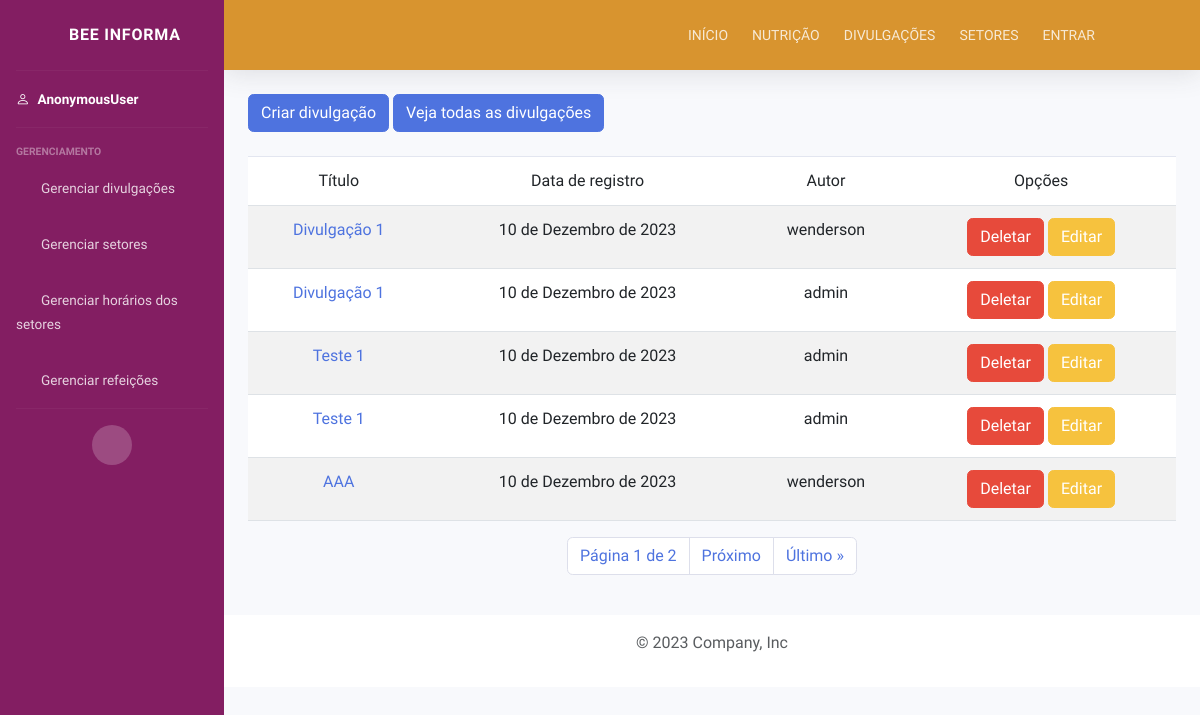
Screenshot of /listar/divulgacoes/admin with the database file from the repository.
### servicos/models.py (models this page shows, shortened)
class Divulgacao(models.Model):
    titulo = models.CharField(verbose_name="Título", max_length=50)
    conteudo = RichTextField(verbose_name="Conteúdo", config_name='awesome_ckeditor')
    autor = models.ForeignKey(settings.AUTH_USER_MODEL, verbose_name="Usuário", on_delete=models.SET_NULL, null=True)
    data_registro = models.DateField(verbose_name='Data de Registro', auto_now=True)
    tipo = models.ForeignKey(TipoDivulgacao, related_name="divulgacao_do_tipo", on_delete=models.PROTECT)
    class Meta:
        verbose_name = "Divulgação"
        verbose_name_plural = "Divulgações"

### usuarios/models.py (models this page shows)
class Usuario(AbstractUser):
    pass
    def __str__(self):
        return self.username

### servicos/views.py (the view)
# urls.py: path("listar/divulgacoes/admin", views.admin_divulgacao_list, name="admin-divulgacao-list"),
def admin_divulgacao_list(request):
    divulgacoes = Divulgacao.objects.all().order_by('data_registro')
    paginacao = Paginator(divulgacoes, 5)
    page_number = request.GET.get("page")
    page_obj = paginacao.get_page(page_number)
    context = {'page_obj': page_obj}
    return render(request, "divulgacoes/divulgacao_list.html", context)

### servicos/templates/divulgacoes/divulgacao_list.html (shortened to what this page needs)
{% extends "tela_admin.html" %}
{% load static %}
{% block 'conteudo' %}
    <div class="container">
        <a class="btn btn-primary"  href="{% url 'divulgacao-create' %}">Criar divulgação</a>
        <a href="{% url 'divulgacao-list' %}" class="btn btn-primary">Veja todas as divulgações</a>
        <table class="table table-striped mt-4">
            <thead>
                <tr>
                    <td>Título</td>
                    <td>Data de registro</td>
                    <td>Autor</td>
                    <td>Opções</td>
                </tr>
            </thead>
            <tbody>
                {% for divulg in page_obj %}
                    <tr>
                        <td> <a href="{% url 'divulgacao-detail' divulg.id %}">{{ divulg.titulo }}</a> </td>
                        <td> {{ divulg.data_registro }} </td>
                        <td> {{ divulg.autor }} </td>
                        <td>
                            <a class="btn btn-danger" href="{% url 'divulgacao-delete' divulg.id %}">Deletar</a>
                            <a class="btn btn-warning" href="{% url 'divulgacao-update' divulg.id %}">Editar</a>
                        </td>
                    </tr>
                {% endfor %}
            </tbody>
        </table>
        <div class="pagination justify-content-center">
            <nav aria-label="Page navigation example">
                <ul class="pagination justify-content-end">
                    <li class="page-item">
                        <span class="page-link">
                            Página {{ page_obj.number }} de {{ page_obj.paginator.num_pages }}
                        </span>
                    </li>
                  {% if page_obj.has_next %}
                    <li class="page-item">
                        <a class="page-link" href="?page={{ page_obj.next_page_number }}">Próximo</a>
                    </li>
                    <li class="page-item">
                        <a class="page-link" href="?page={{ page_obj.paginator.num_pages }}">Último &raquo;</a>
                    </li>
                  {% endif %}
                </ul>
            </nav>
        </div>
    </div>
{% endblock 'conteudo' %}

### staticfiles/css/style.css (style rules this page uses)
body { font-family: 'Fira Sans', sans-serif; }
:root { --laranja: #E79F34; --laranja_claro: rgb(238, 233, 225); --amarelo: #F5C73E; --laranja_escuro: #d8942f; --branco: white; --roxo:#831E62; }
.table { background-color: white; border-radius: 2px; text-align: center; }

### staticfiles/css/sidebar.css (style rules this page uses)
:root { --laranja: #E79F34; --laranja_claro: rgb(238, 233, 225); --amarelo: #F5C73E; --laranja_escuro: #d8942f; --branco: white; --roxo:#831E62; }
div ul li a { color: var(--branco); font-size: 16px; justify-content: center; }

### rows the page displays
Divulgacao: titulo "Divulgação 1", data_registro "10 de Dezembro de 2023", autor "wenderson"
Divulgacao: titulo "Divulgação 1", data_registro "10 de Dezembro de 2023", autor "admin"
Divulgacao: titulo "Teste 1", data_registro "10 de Dezembro de 2023", autor "admin"
Divulgacao: titulo "Teste 1", data_registro "10 de Dezembro de 2023", autor "admin"
Divulgacao: titulo "AAA", data_registro "10 de Dezembro de 2023", autor "wenderson"

### other values shown
{{ request.user }} "AnonymousUser"
{{ page_obj.number }} "1"
{{ page_obj.paginator.num_pages }} "2"
